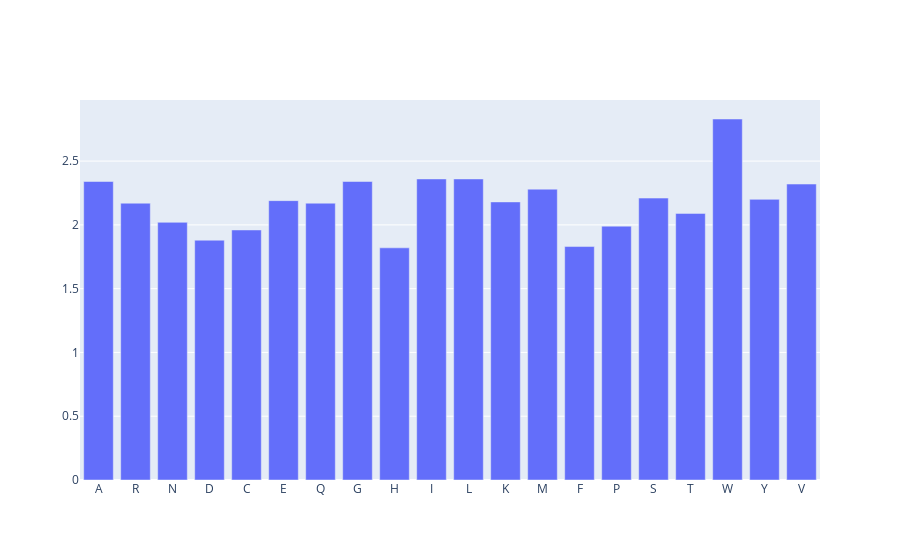

Notebook code cell kept with this figure:
### Markdown cell above
## Basic customizations

### Code cell
import plotly.graph_objects as go

data = [
    go.Bar(
        x=aa_df["1-letter code"],
        y=aa_df.pka1
    )
]

fig = go.Figure(data=data)
fig.show()

### Figure 1 — Plotly figure (JSON) as saved in the notebook; plotly's stock layout.template omitted (floating-point values rounded to 4 significant figures)
{"data": [{"type": "bar", "x": ["A", "R", "N", "D", "C", "E", "Q", "G", "H", "I", "L", "K", "M", "F", "P", "S", "T", "W", "Y", "V"], "y": [2.34, 2.17, 2.02, 1.88, 1.96, 2.19, 2.17, 2.34, 1.82, 2.36, 2.36, 2.18, 2.28, 1.83, 1.99, 2.21, 2.09, 2.83, 2.2, 2.32]}], "layout": {}}
